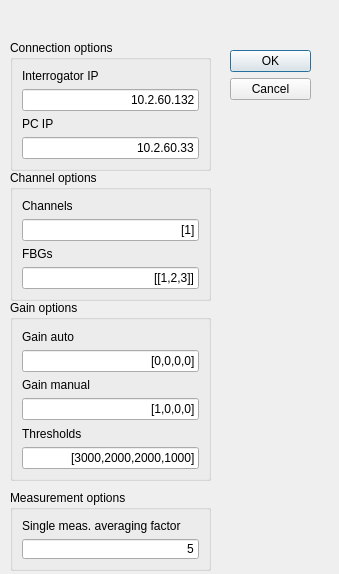
<?xml version="1.0" encoding="UTF-8"?>
<ui version="4.0">
 <class>Dialog</class>
 <widget class="QDialog" name="Dialog">
  <property name="geometry">
   <rect>
    <x>0</x>
    <y>0</y>
    <width>339</width>
    <height>574</height>
   </rect>
  </property>
  <property name="windowTitle">
   <string>Dialog</string>
  </property>
  <widget class="QDialogButtonBox" name="buttonBox">
   <property name="geometry">
    <rect>
     <x>230</x>
     <y>50</y>
     <width>81</width>
     <height>61</height>
    </rect>
   </property>
   <property name="orientation">
    <enum>Qt::Vertical</enum>
   </property>
   <property name="standardButtons">
    <set>QDialogButtonBox::Cancel|QDialogButtonBox::Ok</set>
   </property>
  </widget>
  <widget class="QGroupBox" name="groupBox">
   <property name="geometry">
    <rect>
     <x>10</x>
     <y>40</y>
     <width>201</width>
     <height>131</height>
    </rect>
   </property>
   <property name="title">
    <string>Connection options</string>
   </property>
   <layout class="QVBoxLayout" name="verticalLayout">
    <item>
     <widget class="QLabel" name="label_25">
      <property name="text">
       <string>Interrogator IP</string>
      </property>
     </widget>
    </item>
    <item>
     <widget class="QLineEdit" name="lineEdit_it_IP">
      <property name="text">
       <string>10.2.60.132</string>
      </property>
      <property name="alignment">
       <set>Qt::AlignRight|Qt::AlignTrailing|Qt::AlignVCenter</set>
      </property>
     </widget>
    </item>
    <item>
     <widget class="QLabel" name="label_26">
      <property name="text">
       <string>PC IP</string>
      </property>
     </widget>
    </item>
    <item>
     <widget class="QLineEdit" name="lineEdit_PC_IP">
      <property name="text">
       <string>10.2.60.33</string>
      </property>
      <property name="alignment">
       <set>Qt::AlignRight|Qt::AlignTrailing|Qt::AlignVCenter</set>
      </property>
     </widget>
    </item>
   </layout>
  </widget>
  <widget class="QGroupBox" name="groupBox_2">
   <property name="geometry">
    <rect>
     <x>10</x>
     <y>170</y>
     <width>201</width>
     <height>131</height>
    </rect>
   </property>
   <property name="title">
    <string>Channel options</string>
   </property>
   <layout class="QVBoxLayout" name="verticalLayout_3">
    <item>
     <layout class="QVBoxLayout" name="verticalLayout_2">
      <item>
       <widget class="QLabel" name="label_27">
        <property name="text">
         <string>Channels</string>
        </property>
       </widget>
      </item>
      <item>
       <widget class="QLineEdit" name="lineEdit_channels">
        <property name="text">
         <string>[1]</string>
        </property>
        <property name="alignment">
         <set>Qt::AlignRight|Qt::AlignTrailing|Qt::AlignVCenter</set>
        </property>
       </widget>
      </item>
      <item>
       <widget class="QLabel" name="label_28">
        <property name="text">
         <string>FBGs</string>
        </property>
       </widget>
      </item>
      <item>
       <widget class="QLineEdit" name="lineEdit_FBGs">
        <property name="text">
         <string>[[1,2,3]]</string>
        </property>
        <property name="alignment">
         <set>Qt::AlignRight|Qt::AlignTrailing|Qt::AlignVCenter</set>
        </property>
       </widget>
      </item>
     </layout>
    </item>
   </layout>
  </widget>
  <widget class="QGroupBox" name="groupBox_3">
   <property name="geometry">
    <rect>
     <x>10</x>
     <y>300</y>
     <width>201</width>
     <height>181</height>
    </rect>
   </property>
   <property name="title">
    <string>Gain options</string>
   </property>
   <layout class="QVBoxLayout" name="verticalLayout_4">
    <item>
     <widget class="QLabel" name="label_30">
      <property name="text">
       <string>Gain auto</string>
      </property>
     </widget>
    </item>
    <item>
     <widget class="QLineEdit" name="lineEdit_gains_auto">
      <property name="text">
       <string>[0,0,0,0]</string>
      </property>
      <property name="alignment">
       <set>Qt::AlignRight|Qt::AlignTrailing|Qt::AlignVCenter</set>
      </property>
     </widget>
    </item>
    <item>
     <widget class="QLabel" name="label_29">
      <property name="text">
       <string>Gain manual</string>
      </property>
     </widget>
    </item>
    <item>
     <widget class="QLineEdit" name="lineEdit_gains_manual">
      <property name="text">
       <string>[1,0,0,0]</string>
      </property>
      <property name="alignment">
       <set>Qt::AlignRight|Qt::AlignTrailing|Qt::AlignVCenter</set>
      </property>
     </widget>
    </item>
    <item>
     <widget class="QLabel" name="label_31">
      <property name="text">
       <string>Thresholds</string>
      </property>
     </widget>
    </item>
    <item>
     <widget class="QLineEdit" name="lineEdit_thresholds">
      <property name="text">
       <string>[3000,2000,2000,1000]</string>
      </property>
      <property name="alignment">
       <set>Qt::AlignRight|Qt::AlignTrailing|Qt::AlignVCenter</set>
      </property>
     </widget>
    </item>
   </layout>
  </widget>
  <widget class="QGroupBox" name="groupBox_4">
   <property name="geometry">
    <rect>
     <x>10</x>
     <y>490</y>
     <width>201</width>
     <height>81</height>
    </rect>
   </property>
   <property name="title">
    <string>Measurement options</string>
   </property>
   <layout class="QVBoxLayout" name="verticalLayout_5">
    <item>
     <widget class="QLabel" name="label_32">
      <property name="text">
       <string>Single meas. averaging factor</string>
      </property>
     </widget>
    </item>
    <item>
     <widget class="QLineEdit" name="lineEdit_">
      <property name="text">
       <string>5</string>
      </property>
      <property name="alignment">
       <set>Qt::AlignRight|Qt::AlignTrailing|Qt::AlignVCenter</set>
      </property>
     </widget>
    </item>
   </layout>
  </widget>
 </widget>
 <resources/>
 <connections>
  <connection>
   <sender>buttonBox</sender>
   <signal>accepted()</signal>
   <receiver>Dialog</receiver>
   <slot>accept()</slot>
   <hints>
    <hint type="sourcelabel">
     <x>248</x>
     <y>254</y>
    </hint>
    <hint type="destinationlabel">
     <x>157</x>
     <y>274</y>
    </hint>
   </hints>
  </connection>
  <connection>
   <sender>buttonBox</sender>
   <signal>rejected()</signal>
   <receiver>Dialog</receiver>
   <slot>reject()</slot>
   <hints>
    <hint type="sourcelabel">
     <x>316</x>
     <y>260</y>
    </hint>
    <hint type="destinationlabel">
     <x>286</x>
     <y>274</y>
    </hint>
   </hints>
  </connection>
 </connections>
</ui>
